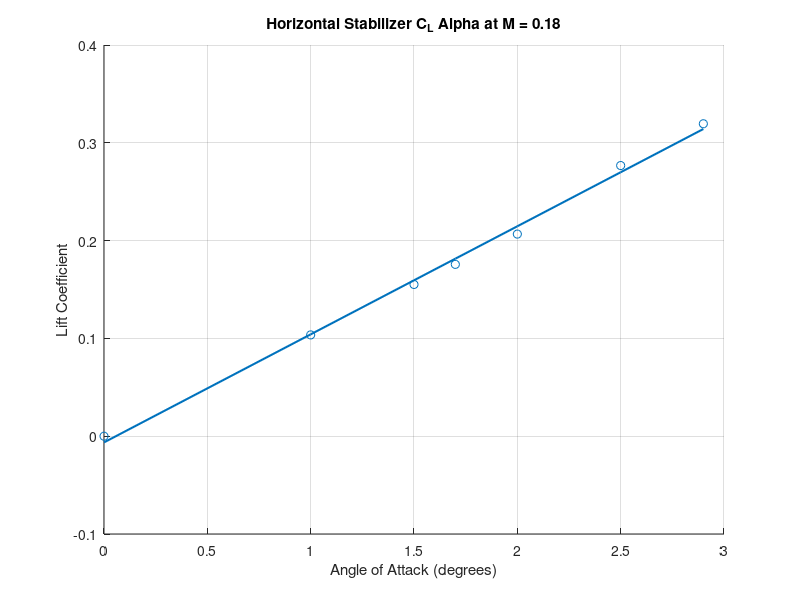
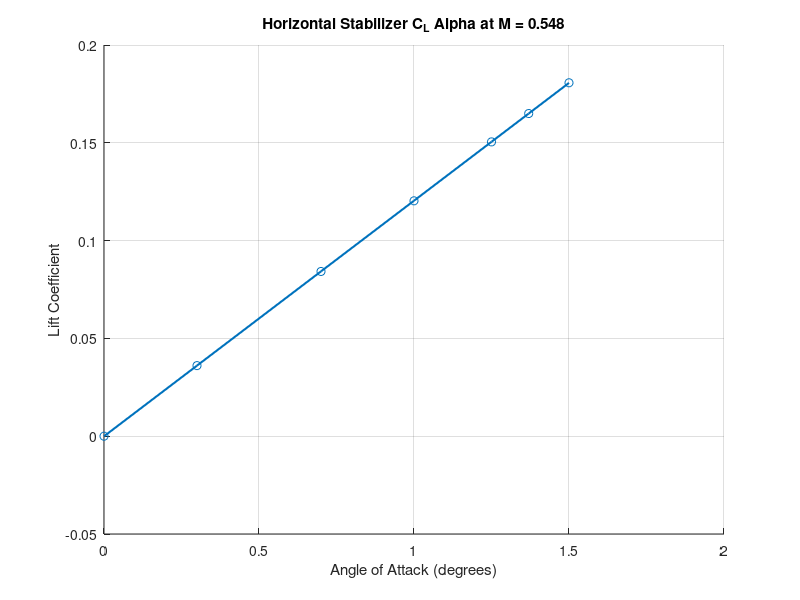
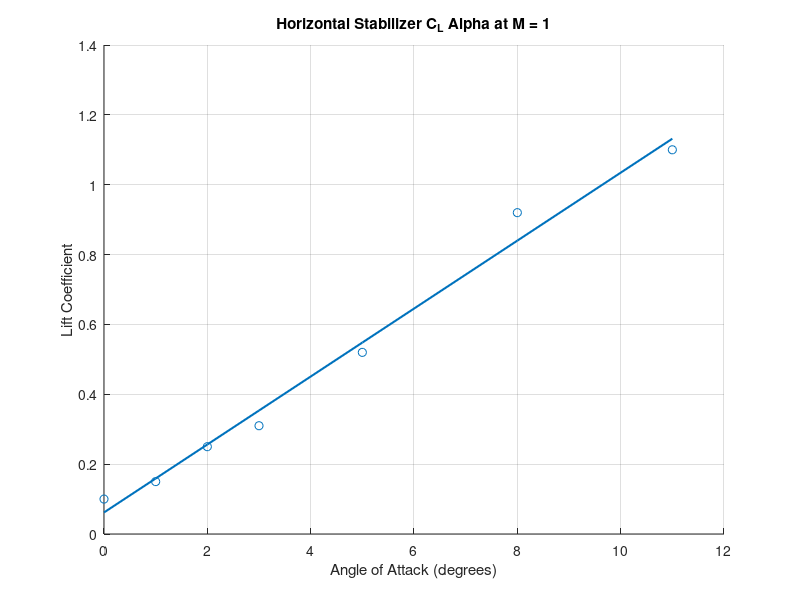
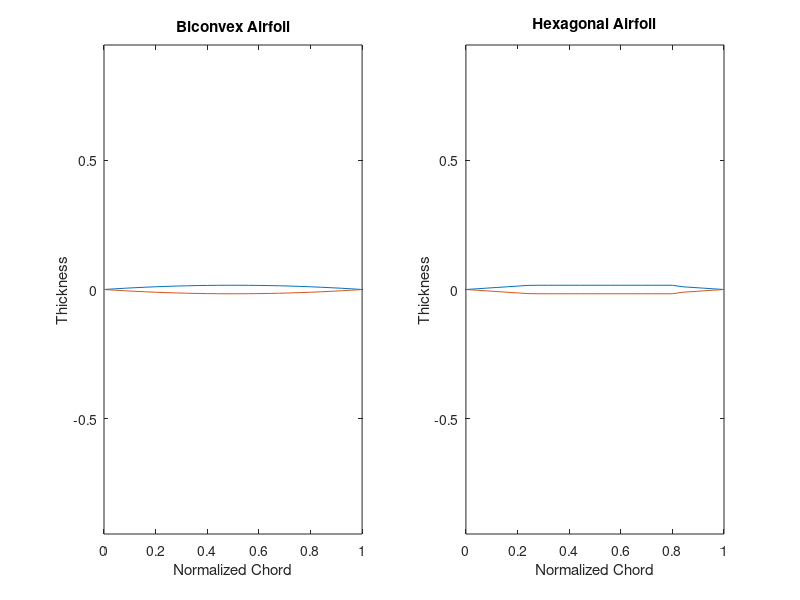

The MATLAB script that drew these images, in order:
clear
close all
clc



AR = 3.068;
S_W = 24.5;
b_W = sqrt(AR*S_W);

lambda = 0.35; % taper ratio
c_root_W = 2*S_W / ( (1+lambda) * b_W);
c_tip_W = lambda * c_root_W;
c_bar_W = 2*c_root_W*((1 + lambda + lambda^2)/(1 + lambda))/3; % [m]

Y_bar = b_W * ((1 + 2*lambda) / (1 + lambda)) /6;

L_F = 16.3;
L_HT = 0.5 * L_F;
L_VT = L_HT + 0.4;


% Volume coefficients
c_VT = 0.07;
c_HT = 0.4;

S_VT = c_VT * b_W * S_W / L_VT
S_one_VT = S_VT/2

S_HT = c_HT * c_bar_W * S_W / L_HT
S_one_HT = S_HT/2

% gamma_vtail = atand(S_VT/S_HT); % degrees

% OEI Yaw Moment Calculation
To_thrust = 57.8e3;

yt = 0.8;

Nt_crit = To_thrust*yt;
Nt_drag = Nt_crit*0.15;
Nt_tot = Nt_drag + Nt_crit;

% Vertical Tail Dimensions
lambda_VT = 0.35;
AR_VT = 2;

b_VT = sqrt(AR_VT*S_VT);
b_VT_one = b_VT/2;

c_root_VT = 2*S_VT / ( (1 + lambda_VT) * b_VT)
c_tip_VT = lambda_VT * c_root_VT
c_bar_VT = 2*c_root_VT*((1 + lambda_VT + lambda_VT^2)/(1 + lambda_VT))/3;

Y_bar = b_VT * ((1 + 2*lambda) / (1 + lambda)) /6;

% Horizontal Tail Dimensions
lambda_HT = 0.5;
AR_HT = 4;

b_HT = sqrt(AR_HT*S_HT);
b_HT_one = b_HT/2;

c_root_HT = 2*S_HT / ( (1+lambda_HT) * b_HT)
c_tip_HT = lambda_HT * c_root_HT
c_bar_HT = 2*c_root_HT*((1 + lambda_HT + lambda_HT^2)/(1 + lambda_HT))/3;

Y_bar_HT = b_HT * ((1 + 2*lambda_HT) / (1 + lambda_HT)) /6;

%% Horizontal Stabilizer Lift Properties %%

% CL alpha calculation Mach numbers
M_to = 0.18;
M_c = 0.548;
M_s = 1;

% Wing sweep
sweep = deg2rad(40.035);

% Wing CL alpha calculations
CL_a_w_to = 2*pi*AR / (2 + sqrt( (AR/0.97)^2 * (1 + tan(sweep)^2 - M_to^2) + 4));
CL_a_w_c = 2*pi*AR / (2 + sqrt( (AR/0.97)^2 * (1 + tan(sweep)^2 - M_c^2) + 4));
CL_a_w_s = 2*pi*AR / (2 + sqrt( (AR/0.97)^2 * (1 + tan(sweep)^2 - M_s^2) + 4));

% Downwash correction for regression H tail CL alpha
dw_corr_to = 2*CL_a_w_to/(pi*AR);
dw_corr_c = 2*CL_a_w_c/(pi*AR);
dw_corr_s = 2*CL_a_w_s/(pi*AR);

% Takeoff Chordwise Mach = 0.18
x = [0 1 1.5 1.7 2 2.5 2.9]; % AOA until stall
y = [0  0.10357  0.15514  0.1757  0.20667  0.27675  0.31947]; % Lift Coefficient

%% PDR plots

% Linear regression
p_takeoff = polyfit(x, y, 1); % Fit a line (1st order polynomial)
p_takeoff_dw = p_takeoff*dw_corr_to
yCalc1 = polyval(p_takeoff, x); % Calculate fitted values

% Plot
figure()
scatter(x, y)
hold on
plot(x, yCalc1, 'LineWidth', 1.5)
xlabel('Angle of Attack (degrees)')
ylabel('Lift Coefficient')
title('Horizontal Stabilizer C_L Alpha at M = 0.18')
grid on
hold off

% Takeoff Chordwise Mach = 0.548
x = [0 0.3 0.7 1 1.25 1.37 1.5]; % AOA until stall
y = [0 0.03609 0.08422  0.12034 0.15047 0.16497 0.18069]; % Lift Coefficient

% Linear regression
p_cruise = polyfit(x, y, 1); % Fit a line (1st order polynomial)
p_cruise_dw = p_cruise*dw_corr_c
yCalc2 = polyval(p_cruise, x); % Calculate fitted values

% Plot
figure()
scatter(x, y)
hold on
plot(x, yCalc2, 'LineWidth', 1.5)
xlabel('Angle of Attack (degrees)')
ylabel('Lift Coefficient')
title('Horizontal Stabilizer C_L Alpha at M = 0.548')
grid on
hold off

% Takeoff Chordwise Mach = 1
x = [0 1 2 3 5 8 11]; % AOA until stall
y = [0.1 0.15 0.25 0.31 0.52 0.92 1.1]; % Lift Coefficient

% Linear regression
p_supersonic = polyfit(x, y, 1);% Fit a line (1st order polynomial)
p_supersonic_dw = p_supersonic*dw_corr_s
yCalc3 = polyval(p_supersonic, x); % Calculate fitted values

% Plot
figure()
scatter(x, y)
hold on
plot(x, yCalc3, 'LineWidth', 1.5)
xlabel('Angle of Attack (degrees)')
ylabel('Lift Coefficient')
title('Horizontal Stabilizer C_L Alpha at M = 1')
grid on
hold off


%% Draw Airfoils
chord_pannels = 26;
norm_chord = linspace(0,1,chord_pannels);
N = 10; %Change this to change airfol front roundness
del_pannel = norm_chord(2)-norm_chord(1);
r = N*del_pannel;
d_theta = pi/(2*N);
% Biconvex airfoil coordinates
T_to_C = 0.033;
% biconvex_top = zeros(0,length(norm_chord));
% for i = 1:length(norm_chord)
% 
%     if i <= N
%         theta = pi - d_theta*(i-1);
%         biconvex_top(i) = r*sin(theta);
%     else
%         biconvex_top(i) = 2 * T_to_C * (-norm_chord(i)^2 + norm_chord(i));
%     end
% 
% end
biconvex_top = 2 * T_to_C * (-norm_chord.^2 + norm_chord);
biconvex_bottom = -biconvex_top;
biconvex_bottom(1) = 0;
biconvex_bottom(end) = 0;
biconvex_export = transpose([fliplr(biconvex_top),biconvex_bottom]);
biconvex_mfoil = transpose([biconvex_top,fliplr(biconvex_bottom)]);
figure()
subplot(1,2,1)
plot(norm_chord, biconvex_top)
hold on
plot(norm_chord, biconvex_bottom)
title('Biconvex Airfoil');
xlabel('Normalized Chord');
ylabel('Thickness');
axis equal
% Hexagonal airfoil coordinates using same thickness to chord ratio as
% biconvex airfoil and flat surface staing at 0.25c and ending at 0.75c
hexagonal_top = zeros(0,length(norm_chord));
% for i = 1:length(norm_chord)
% 
%     if i <= N
%         theta = pi - d_theta*(i-1);
%         hexagonal_top(i) = r*sin(theta);
%     elseif N < i && i <= 25
%         hexagonal_top(i) = 2*T_to_C*norm_chord(i);
%     elseif i > 25 && i <= 75
%         hexagonal_top(i) = T_to_C/2;
%     else
%         hexagonal_top(i) = -2*T_to_C*norm_chord(i) + 2*T_to_C;
%     end
% 
% end
for i = 1:length(norm_chord)
    if i <= round(chord_pannels/4)
        hexagonal_top(i) = 2*T_to_C*norm_chord(i);
    elseif i > round(chord_pannels/4) && i <= 3*round(chord_pannels/4)
        hexagonal_top(i) = T_to_C/2;
    else
        hexagonal_top(i) = -2*T_to_C*norm_chord(i) + 2*T_to_C;
    end
end
hexagonal_bottom = -hexagonal_top;
hexagonal_bottom(1) = 0;
hexagonal_bottom(end) = 0;
hexagonal_export = transpose([fliplr(hexagonal_top),hexagonal_bottom]);
hexagonal_mfoil = transpose([hexagonal_top,fliplr(hexagonal_bottom)]);
subplot(1,2,2)
plot(norm_chord, hexagonal_top)
hold on
plot(norm_chord, hexagonal_bottom)
title('Hexagonal Airfoil');
xlabel('Normalized Chord');
ylabel('Thickness');
axis equal
% Export points
norm_chord_export = transpose([fliplr(norm_chord),norm_chord]);
norm_chord_mfoil = transpose([norm_chord,fliplr(norm_chord)]);
biconvex_export = [norm_chord_export, biconvex_export];
biconvex_export(27,:) = [];
hexagonal_export = [norm_chord_export, hexagonal_export];
hexagonal_export(27,:) = [];
biconvex_mfoil = [norm_chord_export, biconvex_mfoil];
biconvex_mfoil(27,:) = [];
biconvex_mfoil(26,2) = biconvex_mfoil(25,2);
hexagonal_mfoil = [norm_chord_export, hexagonal_mfoil];
hexagonal_mfoil(27,:) = [];
hexagonal_mfoil(26,2) = hexagonal_mfoil(25,2);